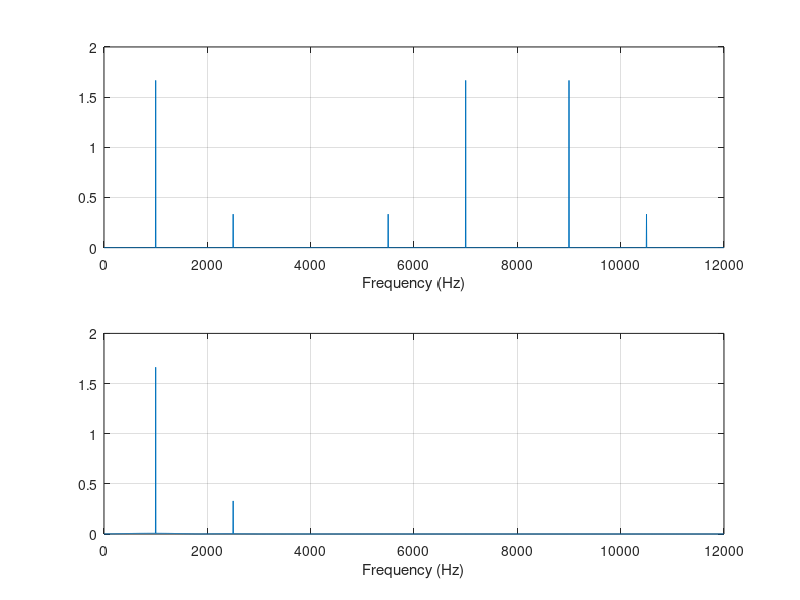

Here is the MATLAB script that generated this plot:
% MATLAB Program 11.2
close all; clear all
%Up sampling filter  (see Chapter 7 for FIR filter design)
B =[ -0.00012783931504   0.00069976044649   0.00123831516738   0.00100277549136...
  -0.00025059018468  -0.00203448515158  -0.00300830295487  -0.00174101657599...
   0.00188598835011   0.00578414933758   0.00649330625041   0.00177982369523...
  -0.00670672686935  -0.01319379342716  -0.01116855281442   0.00123034314117...
   0.01775600060894   0.02614700427364   0.01594155162392  -0.01235169936557...
  -0.04334322148505  -0.05244745563466  -0.01951094855292   0.05718573279009...
   0.15568416401644   0.23851539047347   0.27083333333333   0.23851539047347...
   0.15568416401644   0.05718573279009  -0.01951094855292  -0.05244745563466...
  -0.04334322148505  -0.01235169936557   0.01594155162392   0.02614700427364...
   0.01775600060894   0.00123034314117  -0.01116855281442  -0.01319379342716...
  -0.00670672686935   0.00177982369523   0.00649330625041   0.00578414933758...
   0.00188598835011  -0.00174101657599  -0.00300830295487  -0.00203448515158...
  -0.00025059018468   0.00100277549136   0.00123831516738   0.00069976044649...
  -0.00012783931504];
% Generate 2048 samples with fs=8000 Hz
fs=8000;                                       % sampling rate 
N=2048;                                       % number of samples
L = 3;                                            % up sampling factor 
n=0:1:N-1;
x=5*sin(n*pi/4)+cos(5*n*pi/8);
% up sampling by a factor of L
w=zeros(1,L*N);
for n=0:1:N-1
  w(L*n+1)=x(n+1);                 
end
NL = length(w);                    % length of the up sampled  data
W=2*abs(fft(w,NL))/NL;W(1)=W(1)/2; %compute one-sided amplitude spectrum
f=[0:1:NL/2-1]*fs*L/NL;  % map the frequency index to the frequency (Hz)
%interpolation
y=filter(B,1,w);        % apply interpolation filter
Y=2*abs(fft(y,NL))/NL;Y(1)=Y(1)/2; %compute one-sided amplitude spectrum
fsL=[0:1:NL/2-1]*fs*L/NL; % map the frequency index to the frequency (Hz)
subplot(2,1,1);plot(f,W(1:1:NL/2));grid; xlabel('Frequency (Hz)'); 
subplot(2,1,2);plot(fsL,Y(1:1:NL/2));grid; xlabel('Frequency (Hz)');
